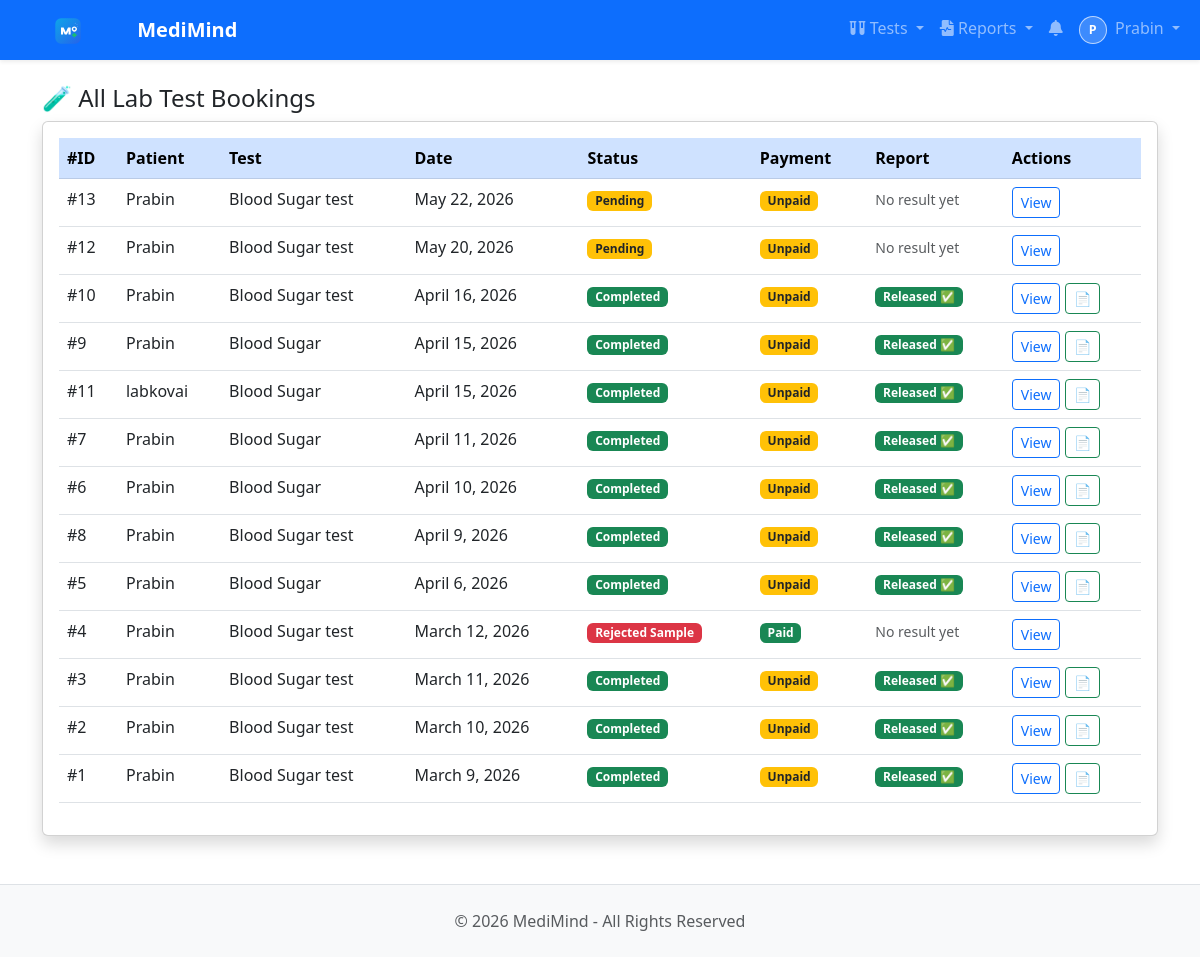
Page /lab/admin/bookings/ (signed in) on the earlier database version.
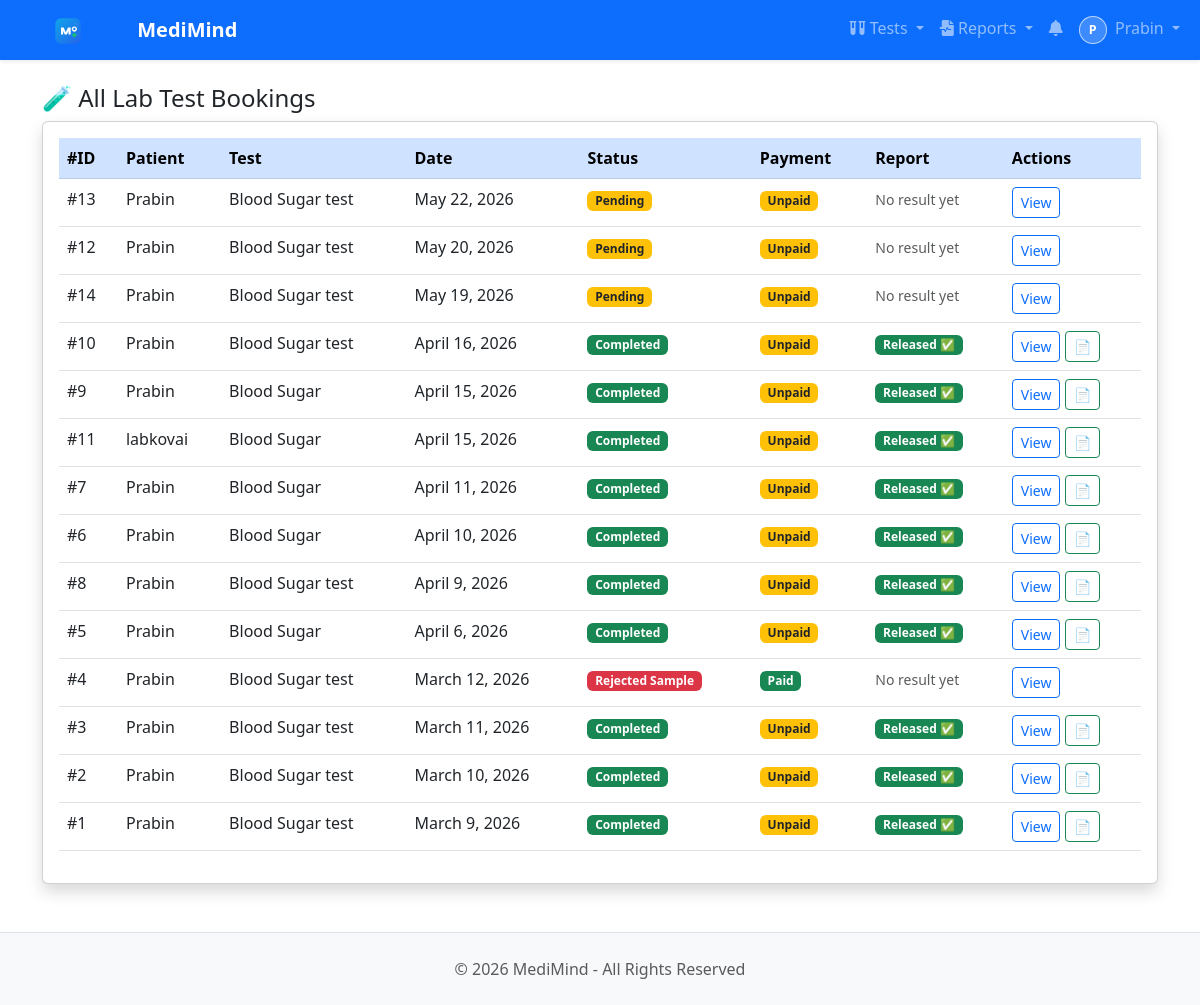
Same page on the later database version.
### lab/models.py (models this page shows, shortened)
class TestBooking(models.Model):
    STATUS_CHOICES = [
        ('PENDING', 'Pending'),
        ('SAMPLE_COLLECTED', 'Sample Collected'),
        ('PROCESSING', 'Processing'),
        ('COMPLETED', 'Completed'),
        ('REJECTED_SAMPLE', 'Rejected Sample'),
        ('CANCELLED', 'Cancelled'),
    ]
    PAYMENT_STATUS_CHOICES = [
        ('UNPAID', 'Unpaid'),
        ('PAID', 'Paid'),
    ]
    patient = models.ForeignKey(
        'users.PatientProfile',
        on_delete=models.CASCADE,
        related_name='test_bookings'
    )
    template = models.ForeignKey(
        TestTemplate,
        on_delete=models.CASCADE,
        related_name='bookings'
    )
    date = models.DateField()
    status = models.CharField(
        max_length=20,
        choices=STATUS_CHOICES,
        default='PENDING'
    )
    payment_status = models.CharField(
        max_length=10,
        choices=PAYMENT_STATUS_CHOICES,
        default='UNPAID'
    )
    amount = models.DecimalField(
        max_digits=8, decimal_places=2,
        help_text="Price at time of booking"
    )
    notes = models.TextField(blank=True)
    specimen_id = models.CharField(max_length=40, unique=True, null=True, blank=True)
    collected_by = models.ForeignKey(
        'users.User',
        on_delete=models.SET_NULL,
        null=True,
        blank=True,
        related_name='collected_samples'
    )
    collected_at = models.DateTimeField(null=True, blank=True)
    received_at = models.DateTimeField(null=True, blank=True)
    rejected_reason = models.CharField(max_length=255, blank=True)
    expected_report_at = models.DateTimeField(null=True, blank=True)
    completed_at = models.DateTimeField(null=True, blank=True)
    created_at = models.DateTimeField(auto_now_add=True)
    class Meta:
        unique_together = ['patient', 'template', 'date']
        ordering = ['-date']

class TestTemplate(models.Model):
    name = models.CharField(max_length=200, unique=True)
    description = models.TextField(blank=True)
    preparation = models.TextField(
        blank=True,
        help_text="Instructions before test e.g. Fast for 8 hours"
    )
    price = models.DecimalField(max_digits=8, decimal_places=2)
    duration_minutes = models.IntegerField(
        default=30,
        help_text="How long the test takes"
    )
    is_available = models.BooleanField(default=True)
    created_at = models.DateTimeField(auto_now_add=True)
    class Meta:
        ordering = ['name']

### users/models.py (models this page shows, shortened)
class PatientProfile(models.Model):
    GENDER_CHOICES = [
        ('M', 'Male'),
        ('F', 'Female'),
        ('O', 'Other'),
    ]
    BLOOD_GROUP_CHOICES = [
        ('A+', 'A+'), ('A-', 'A-'),
        ('B+', 'B+'), ('B-', 'B-'),
        ('AB+', 'AB+'), ('AB-', 'AB-'),
        ('O+', 'O+'), ('O-', 'O-'),
    ]
    user = models.OneToOneField(User, on_delete=models.CASCADE, related_name='patient_profile')
    full_name = models.CharField(max_length=100)
    phone = models.CharField(max_length=15, blank=True)
    gender = models.CharField(max_length=1, choices=GENDER_CHOICES, blank=True)
    date_of_birth = models.DateField(null=True, blank=True)
    blood_group = models.CharField(max_length=3, choices=BLOOD_GROUP_CHOICES, blank=True)
    height = models.FloatField(null=True, blank=True, help_text="Height in cm")
    weight = models.FloatField(null=True, blank=True, help_text="Weight in kg")
    image = models.ImageField(upload_to='patients/profile/', null=True, blank=True)
    address = models.TextField(blank=True)
    emergency_contact = models.CharField(max_length=15, blank=True)
    created_at = models.DateTimeField(auto_now_add=True)
    updated_at = models.DateTimeField(auto_now=True)

### lab/views.py (the view)
# urls.py: path('admin/bookings/', views.admin_bookings, name='admin_bookings'),
@login_required
def admin_bookings(request):
    if request.user.role != 'ADMIN':
        messages.error(request, 'Access denied.')
        return redirect('users:dashboard')
    bookings = TestBooking.objects.all().select_related(
        'patient', 'template'
    ).order_by('-date')
    return render(request, 'lab/admin_bookings.html', {'bookings': bookings})

### notifications/context_processors.py (called while the page is built)
def unread_notifications(request):
    if request.user.is_authenticated:
        count = Notification.objects.filter(recipient=request.user, is_read=False).count()
        return {'unread_notification_count': count}
    return {'unread_notification_count': 0}

### users/models.py (called while the page is built)
    def get_full_name(self):
        full_name = f"{self.first_name} {self.last_name}".strip()
        return full_name or self.username

### templates/lab/admin_bookings.html (shortened to what this page needs)
{% extends 'base.html' %}
{% block content %}
<h4>🧪 All Lab Test Bookings</h4>
<div class="card shadow">
    <div class="card-body">
        <table class="table table-hover">
            <thead class="table-primary">
                <tr><th>#ID</th><th>Patient</th><th>Test</th><th>Date</th><th>Status</th><th>Payment</th><th>Report</th><th>Actions</th></tr>
            </thead>
            <tbody>
                {% for booking in bookings %}
                <tr>
                    <td>#{{ booking.id }}</td>
                    <td>{{ booking.patient.full_name }}</td>
                    <td>{{ booking.template.name }}</td>
                    <td>{{ booking.date }}</td>
                    <td>
                        {% if booking.status == 'PENDING' %}<span class="badge bg-warning text-dark">Pending</span>
                        {% elif booking.status == 'SAMPLE_COLLECTED' %}<span class="badge bg-info">Sample Collected</span>
                        {% elif booking.status == 'PROCESSING' %}<span class="badge bg-primary">Processing</span>
                        {% elif booking.status == 'COMPLETED' %}<span class="badge bg-success">Completed</span>
                        {% elif booking.status == 'REJECTED_SAMPLE' %}<span class="badge bg-danger">Rejected Sample</span>
                        {% elif booking.status == 'CANCELLED' %}<span class="badge bg-danger">Cancelled</span>
                        {% endif %}
                    </td>
                    <td>{% if booking.payment_status == 'PAID' %}<span class="badge bg-success">Paid</span>{% else %}<span class="badge bg-warning text-dark">Unpaid</span>{% endif %}</td>
                    <td>
                        {% if booking.result %}
                            {% if booking.result.is_released %}
                                <span class="badge bg-success">Released ✅</span>
                            {% endif %}
                        {% else %}
                            <span class="text-muted small">No result yet</span>
                        {% endif %}
                    </td>
                    <td>
                        <a href="{% url 'lab:booking_detail' booking.pk %}" class="btn btn-sm btn-outline-primary">View</a>
                        {% if booking.result %}
                        <a href="{% url 'lab:download_report' booking.result.pk %}" class="btn btn-sm btn-outline-success">📄</a>
                        {% endif %}
                    </td>
                </tr>
                {% empty %}
                <tr><td colspan="8" class="text-center text-muted py-4">No bookings yet.</td></tr>
                {% endfor %}
            </tbody>
        </table>
    </div>
</div>
{% endblock %}

Differences in the rows shown:
added TestBooking: id "14", patient.full_name "Prabin", template.name "Blood Sugar test", date "May 19, 2026", status "Pending", payment_status "Unpaid", shows "No result yet"
